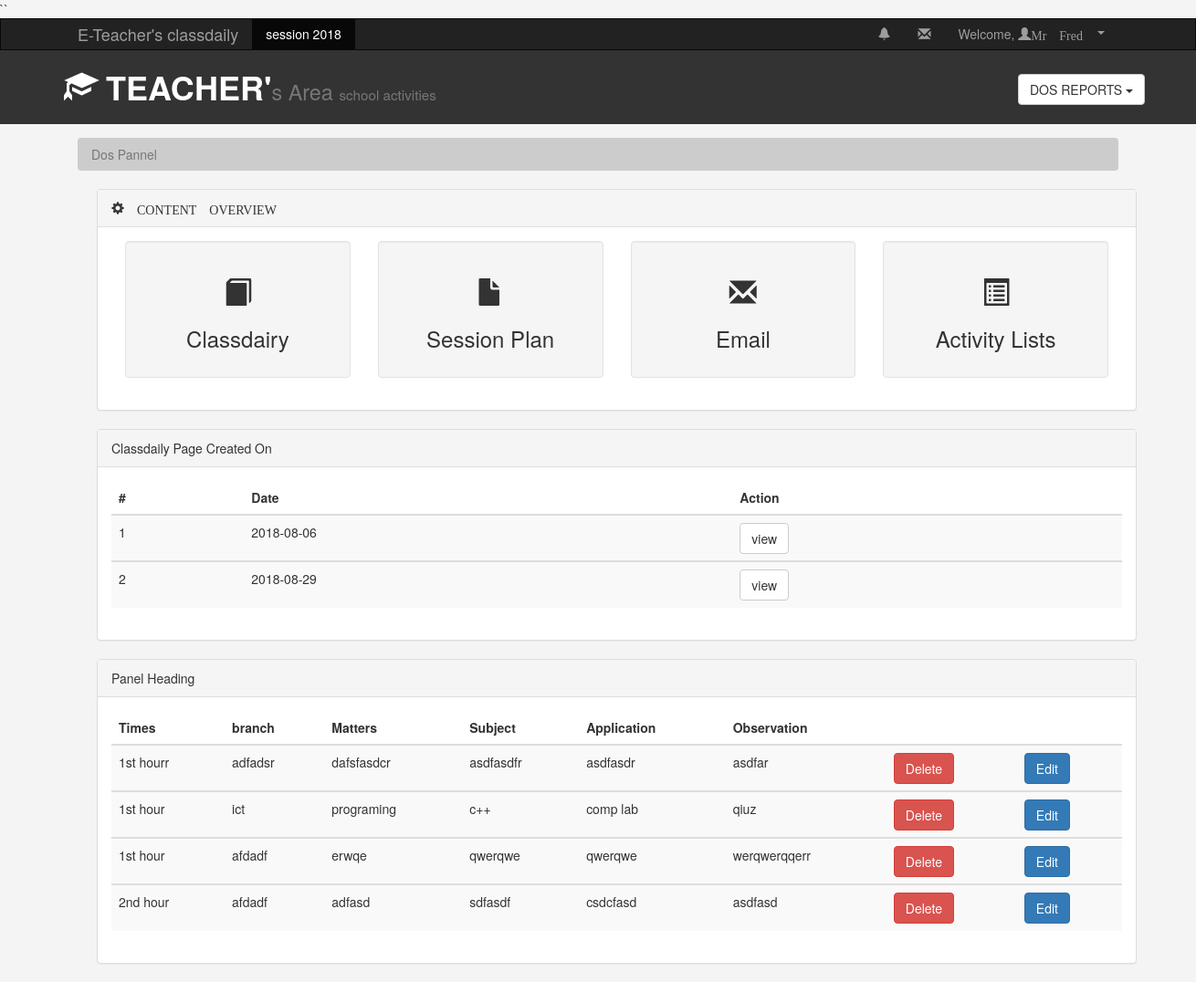
The page /activity_lists.php on the database its author committed.
### tables this page shows
CREATE TABLE IF NOT EXISTS `classdaily` (
  `hours` varchar(255) NOT NULL,
  `branch` varchar(255) NOT NULL,
  `matters` varchar(255) NOT NULL,
  `subject` varchar(255) NOT NULL,
  `application` varchar(255) NOT NULL,
  `observation` varchar(255) NOT NULL,
  `date` date NOT NULL,
  `teacher_id` int(11) NOT NULL,
  `classdairy_id` int(11) NOT NULL AUTO_INCREMENT,
  PRIMARY KEY (`classdairy_id`)
);

### activity_lists.php (the view, shortened to what this page needs)
<!DOCTYPE html>
<html lang="en">
  <head>
    <link href="css/bootstrap.min.css" rel="stylesheet">
    <link rel="stylesheet" href="css/style.css">
  </head>
  <body>
    <?php
     $sql=Mysql_query("select * from classdaily");
          $x= mysql_num_rows($sql);
                  ?>
    <nav class="navbar navbar-inverse ">
      <div class="container">
        <div class="navbar-header">
        <a class="navbar-brand"  href="#">E-Teacher's classdaily </a>
      </div>
      <div id="navbar" class="collapse navbar-collapse">
        <ul class="nav navbar-nav">
          <li class="active"><a href="#">session 2018</a></li>
        </ul>
        <ul class="nav navbar-nav navbar-right">
          <li><a href="#notifications"><span class="glyphicon glyphicon-bell"></span></a></li>
          <li><a href="#Email"><span class="glyphicon glyphicon-envelope"></span></a></li>
          <li>
           <div class="">
          <li class="dropdown"><a class="dropdown-toggle" data-toggle="dropdown" href="#">
             Welcome,  <span class="glyphicon glyphicon-user">Mr Fred <span class="caret"></span></a>
            </li>
          </div>
     </li>
   </ul>
      </div>
    </div>
    </nav>
    <header id="header">
      <div class="container">
        <div class="row">
          <div class="col-mid-10">
            <h1><span class="glyphicon glyphicon-education" aria-hidden="true"></span>
              <strong>TEACHER'</strong><small>s Area <small>school activities</small>  </small></h1>
          </div>
        </div>
      </div>
    </header>
    <div class="col-md-2">
      <div class="dropdown">
         <button class="btn btn-default dropdown-toggle" type="button" id="dropdown-menu1" data-toggle="dropdown">
           DOS REPORTS
            <span class="caret"></span></button>
         </div>
    </div>
         <section id="breadcrumb">
            <div class="container">
              <ol class="breadcrumb">
                <li class="active">Dos Pannel</li>
              </ol>
            </div>
         </section>
      <div class="col-md-8">
              <div class="panel panel-default">
                <div class="panel-heading "><span class="glyphicon glyphicon-cog">
                  CONTENT OVERVIEW</div>
                   <div class="panel-body">
                   <div class="col-md-3">
                     <div class="well dash-box">
                      <h2><span class="glyphicon glyphicon-book"></span>
                      </h2><h3>Classdairy</h3>
                     </div>
                   </div>
                   <div class="col-md-3">
                     <div class="well dash-box">
                      <h2><span class="glyphicon glyphicon-file"></span>
                      </h2><h3>Session Plan</h3>
                     </div>
                   </div>
                   <div class="col-md-3">
                     <div class="well dash-box">
                      <h2><span class="glyphicon glyphicon-envelope"></span>
                      </h2><h3>Email</h3>
                     </div>
                   </div>
                   <div class="col-md-3">
                     <div class="well dash-box">
                      <h2><span class="glyphicon glyphicon-list-alt"></span>
                      </h2><h3>Activity Lists</h3>
                     </div>
                   </div>
               </div>
             </div>
             <div class="panel panel-default">
                    <div class="panel-heading">Classdaily Page Created On</div>
                     <div class="panel-body">
                       <div class="table-responsive">
                         <table class="table table-striped table-hover">
                            <thead>
                              <tr>
                                <th>#</th>
                                <th>Date</th>
                                <th>Action</th>
                              </tr>
                            </thead>
                             <?php
                       $date=mysql_query("select distinct date from classdaily");
                     $counter = 0;
                      while($data = mysql_fetch_assoc($date))
                      {
                        $counter++;
                    ?>
                            <tbody>
                              <tr>
                                <td>
                                  <?php echo $counter;   ?>
                                </td>
                                <td>
                                  <?php echo $data['date'];   ?>
                                </td>
                                <td>
                                  <a type="button" id="" href="?date=<?php echo $data['date'];   ?>" class="btn btn-default btn-md">view</a>
                                </td>
                              </tr>
                                 <?php
                                 }
                                ?>
                            </tbody>
                          </table>
                          </div>
                        </div>
                     </div>
            <div class="panel panel-default">
                   <div class="panel-heading">Panel Heading</div>
                    <div class="panel-body">
                      <div class="table-responsive">
                        <table class="table table-striped table-hover">
                           <thead>
                             <tr>
                               <th>Times</th>
                               <th>branch</th>
                               <th>Matters</th>
                               <th>Subject</th>
                               <th>Application</th>
                               <th>Observation</th>
                               <th></th>
                               <th></th>
                             </tr>
                           </thead>
                            <?php
                     $a=0;
                     while($a<$x)
                     {
                     $times=MySQL_result($sql,$a,'hours');
                     $branch=MySQL_result($sql,$a,'branch');
                     $matters=MySQL_result($sql,$a,'matters');
                     $subject=MySQL_result($sql,$a,'subject');
                     $application=MySQL_result($sql,$a,'application');
                     $observation=MySQL_result($sql,$a,'observation');
                     $id=MySQL_result($sql,$a,'teacher_id');
                   ?>
                           <tbody>
                             <tr>
                               <td><?php echo $times; ?></td>
                               <td><?php echo $branch; ?></td>
                               <td><?php echo $matters; ?></td>
                               <td><?php echo $subject; ?></td>
                               <td><?php echo $application; ?></td>
                               <td><?php echo $observation; ?></td>
                               <td>
                           <a type="button" onclick="delete()" href="?id=<?php echo $id ?> " name="delete" class="btn btn-danger btn-md">
                                 Delete
                             </td>
                               <td><a type="button" href="update.php?id=<?php echo $id ?> " name="edit" class="btn btn-primary btn-md">Edit</button></td>
                             </tr>
                                <?php
                                 $a++;
                                 }?>
                           </tbody>
                         </table>
                         </div>
                       </div>
                    </div>
                 </div>
  </body>
</html>

### css/style.css (style rules this page uses)
body { background-color: #f4f4f4; }
.navbar { min-height: 33px !important; margin-bottom: 0; border-radius: 0; }
.navbar-nav > li > a, .navbar-brand { padding-top: 6px !important; padding-bottom: o !important; height: 33px; }
.col-md-8 { margin-left: 91px; width: 1169px; }
.dash-box { text-align: center; }
.col-md-2 { margin-left: 1100px; margin-top:-70px; }
#header { background: #333333; color: #ffffff; padding-bottom: 10px; margin-bottom: 15px; }
.breadcrumb { background: #cccccc; color: #333333; }

### rows shown on the page
classdaily: hours "1st hourr", branch "adfadsr", matters "dafsfasdcr", subject "asdfasdfr", application "asdfasdr", observation "asdfar"
classdaily: hours "1st hour", branch "ict", matters "programing", subject "c++", application "comp lab", observation "qiuz"
classdaily: hours "1st hour", branch "afdadf", matters "erwqe", subject "qwerqwe", application "qwerqwe", observation "werqwerqqerr"
classdaily: hours "2nd hour", branch "afdadf", matters "adfasd", subject "sdfasdf", application "csdcfasd", observation "asdfasd"

### other values the page prints
$data['date'] "2018-08-06"
$data['date'] "2018-08-29"
